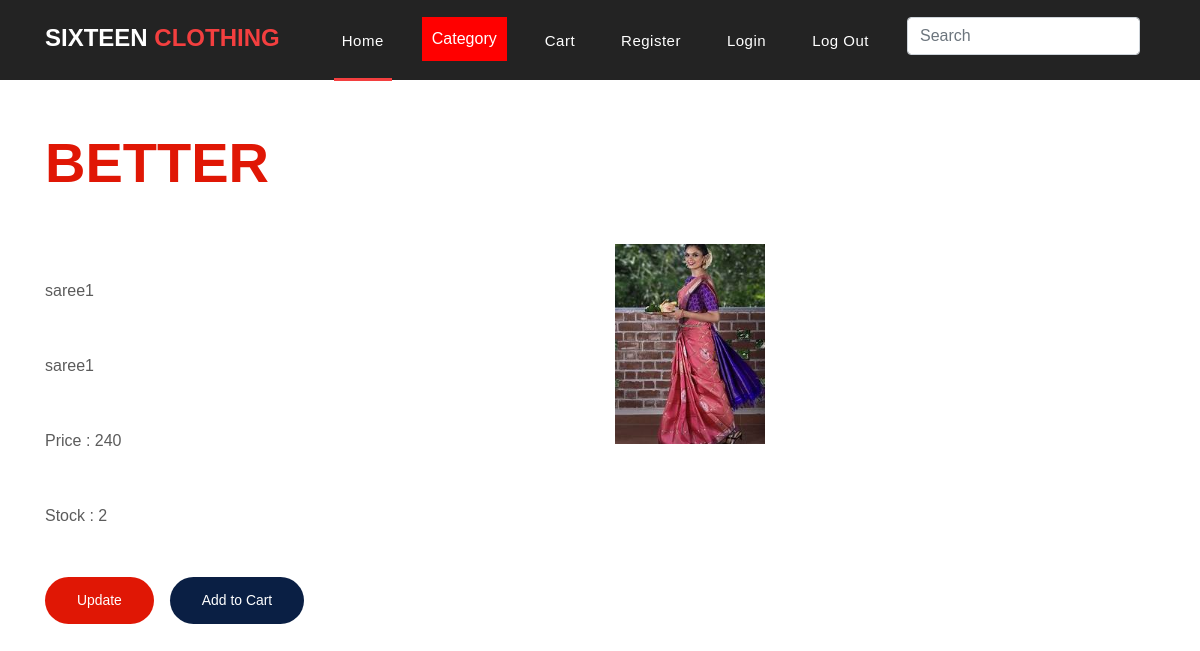
The page /sarees/saree1 on the database its author committed.
### shop/models.py (models this page shows, shortened)
class products(models.Model):
    name=models.CharField(max_length=100,unique=True)
    slug=models.SlugField(max_length=100,unique=True)
    img=models.ImageField(upload_to='products')
    desc=models.TextField(max_length=300)
    stock=models.IntegerField()
    available=models.BooleanField()
    price=models.IntegerField()
    category=models.ForeignKey(categ,on_delete=models.CASCADE)

### shop/views.py (the view)
# urls.py: path('<slug:c_slug>/<slug:product_slug>',views.Details, name='details'),
def Details(request,c_slug,product_slug):
    try:
        prodt=products.objects.get(slug=product_slug,category__slug=c_slug)
    except Exception as e:
        raise e
    return render(request,'item.html',{'pro':prodt})

### templates/item.html (shortened to what this page needs)
{% extends 'base.html' %}
{% load static %}
{% block content %}
<html lang="en">
<head>
  <link rel="stylesheet" href="{% static 'dr/https://cdnjs.cloudflare.com/ajax/libs/animate.css/3.7.2/animate.min.css' %}">
  <link rel="stylesheet" href="{% static 'dr/https://cdnjs.cloudflare.com/ajax/libs/font-awesome/5.13.0/css/all.min.css' %}">
  <link rel="stylesheet" href="{% static 'dr/https://stackpath.bootstrapcdn.com/bootstrap/4.4.1/css/bootstrap.min.css' %}">
  <link rel="stylesheet" href="{% static 'dr/assets/app.css' %}">
</head>
<body>
    <div class="hero__content container mx-auto">
      <div class="row px-0 mx-0 align-items-center">
        <div class="col-lg-6 px-0">
          <h1 class="hero__title mb-3">
            OUR PRODUCT IS <span class="highlight">BETTER</span> THAN OTHER
          </h1>
          <p class="hero__paragraph mb-5">{{pro.name}}</p>
          <p class="hero__paragraph mb-5">{{pro.desc}}</p>
          <p class="hero__paragraph mb-5">Price : {{pro.price}}</p>
          <p class="hero__paragraph mb-5">Stock : {{pro.stock}}</p>
          <div class="hero__btns-container">
            <a class="hero__btn btn btn-primary mb-2 mb-lg-0" href="#">
              Update
            </a>
            <a class="hero__btn btn btn-secondary mx-lg-3" href="{% url 'addcart' pro.id %}">
              Add to Cart
            </a>
          </div>
        </div>
        <div class="col-lg-5 mt-5 mt-lg-0 mx-0">
            <img src="{{pro.img.url}}" alt="" style="width:150;height:200;object-fit: cover;">
          </div>
      </div>
    </div>
</body>
</html>
{% endblock %}

### static/assets/css/templatemo-sixteen.css (style rules this page uses)
body { font-family: 'Poppins', sans-serif; overflow-x: hidden; text-rendering: optimizeLegibility; -webkit-font-smoothing: antialiased; -moz-osx-font-smoothing: grayscale; }
p { margin-bottom: 0px; font-size: 14px; font-weight: 300; color: #4a4a4a; line-height: 24px; }
a { text-decoration: none!important; }
h1,h2,h3,h4,h5,h6 { margin: 0px; }

### static/dr/assets/app.css (style rules this page uses)
:root { --primary: #e01705; --secondary: #0a1f44; --primary-invert: #fff; --secondary-invert: #fff; --alert-text-primary: #fff; --text-primary: #0a1f44; --elements-roundness: 10rem; --space-between-blocks: 5.3rem; --space-between-blocks-small-screens: 3rem; }
body { font-family: 'Poppins', sans-serif; color: var(--alert-text-primary); }
.btn { font-size: .87rem; padding: .8rem 1.6rem; border-radius: var(--elements-roundness); transition: .2s all; }
@media (min-width: 992px) { .btn { padding: .8rem 2rem; } }
.btn, .btn:hover, .btn:focus { border: none; box-shadow: none; outline: none; }
.btn-primary, .btn-primary:hover, .btn-primary:focus { background: var(--primary); color: var(--primary-invert); }
.btn-secondary, .btn-secondary:hover, .btn-secondary:focus { background: var(--secondary); color: var(--secondary-invert); }
.hero__content { text-align: initial; padding-top: 2rem; padding-bottom: 3rem; }
@media (min-width:992px) { .hero__content { padding-top: 4rem; padding-bottom: 5rem; } }
.hero__title { font-size: 1.8rem; font-weight: 900; }
.hero__paragraph { font-size: .9rem; font-weight: 400; line-height: 1.7; opacity: .9; }
@media (min-width: 576px) { .hero__title { font-size: 2.5rem; line-height: 1.17; } }
@media (min-width: 576px) { .hero__paragraph { width: 80%; } }
@media (min-width: 768px) { .hero__title { font-size: 3rem; } }
@media (min-width: 992px) { .hero__title { width: 95%; font-size: 3rem; line-height: 1.17; } }
@media (min-width: 992px) { .hero__paragraph { font-size: 1rem; width: 70%; } }
@media (min-width: 1200px) { .hero__title { font-size: 3.5rem; line-height: 1.17; } }
.hero__btns-container { display: inline-flex; flex-direction: column; align-items: center; width: 150px; margin: auto; }
.hero__btn { display: inline-block; width: 100%; }
@media (min-width: 992px) { .hero__btns-container { width: auto; flex-direction: row; } }
@media (min-width: 992px) { .hero__btn { width: auto; } }
.highlight { color: var(--primary); }

### rows shown on the page
products: name "saree1", desc "saree1", price "240", stock "2", img (picture)
